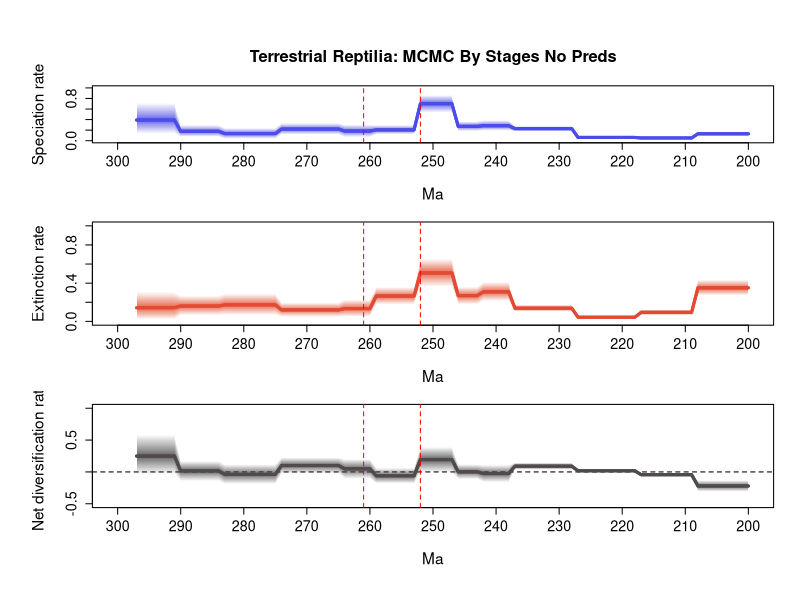

This chart was generated by the following R code:
# 1 files combined:
# 	C:\Users\SimoesLabAdmin\Documents\BDNN_Arielli\reptilia\mcmc_fixshift_no_predictors\D_mcmc\combined_10_marginal_rates.log

# 95% HPDs calculated using code from Biopy (https://www.cs.auckland.ac.nz/~yhel002/biopy/)

######### CHANGE PATHS TO YOUR OWN FILES #########
pdf(file='C:/Users/SimoesLabAdmin/Documents/BDNN_Arielli/updated_occurrence_analyses/model_1/reptilia_terr/combined_9_marginal_rates_RTT_final.pdf',width=8, height=10.8)
par(mfrow=c(3,1), cex.main=1.7, cex.lab=1.4, cex.axis=1.3,
    mgp=c(3.5, 1, 0),      # distance of axis labels from plot, increase first value to move y axis label further out
    oma=c(2, 2, 2, 0))     # outer margins for the entire figure

library(scales)
plot_RTT <- function (age,hpd_M,hpd_m,mean_m,color){
    N=100
    beta=(1:(N-1))/N
    alpha_shape=0.25
    cat=1-(beta^(1./alpha_shape))
    for (i in 1:(N-1)){
        trans= 1/N + 2/N
        polygon(c(age, rev(age)), c(hpd_M-((hpd_M-mean_m)*cat[i]), rev(hpd_m+((mean_m-hpd_m)*cat[i]))), col = alpha(color,trans), border = NA)
    }
    lines(rev(age), rev(mean_m), col = color, lwd=3)
}

######### ADD YOUR OWN DATA HERE #########
L_hpd_m95=c(NA, NA,NA,NA,NA,NA,NA,NA,NA,NA,NA,NA,NA,NA,NA,NA,NA,NA,NA,NA,NA,NA,NA,NA,NA,NA,NA,NA,NA,NA,NA,NA,NA,NA,NA,NA,NA,NA,NA,NA,NA,NA,NA,NA,NA,NA,NA,NA,NA,NA,NA,NA,NA,NA,NA,NA,NA,NA,NA,NA,NA,NA,NA,NA,NA,NA,NA,NA,NA,NA,NA,NA,NA,NA,NA,NA,NA,NA,NA,NA,NA,NA,NA,NA,NA,NA,NA,NA,NA,NA,NA,NA,NA,NA,NA,NA,NA,NA,NA,NA,NA,NA,NA,NA,NA,NA,NA,NA,NA,NA,NA,NA,NA,NA,NA,NA,NA,NA,NA,NA,NA,NA,NA,NA,NA,NA,NA,NA,NA,NA,NA,NA,NA,NA,NA,NA,NA,NA,NA,NA,NA,NA,NA,NA,NA,NA,NA,NA,NA,NA,NA,NA,NA,NA,NA,NA,NA,NA,NA,NA,NA,NA,NA,NA,NA,NA,NA,NA,NA,NA,NA,NA,NA,NA,NA,NA,NA,NA,NA,NA,NA,NA,NA,NA,NA,NA,NA,NA,NA,NA,NA,NA,NA,NA,NA,NA,NA,NA,NA,NA,0.086023,0.086023,0.086023,0.086023,0.086023,0.086023,0.086023,0.086023,0.086023,0.031698,0.031698,0.031698,0.031698,0.031698,0.031698,0.031698,0.031698,0.031698,0.041806,0.041806,0.041806,0.041806,0.041806,0.041806,0.041806,0.041806,0.041806,0.041806,0.177779,0.177779,0.177779,0.177779,0.177779,0.177779,0.177779,0.177779,0.177779,0.177779,0.18818,0.18818,0.18818,0.18818,0.18818,0.180817,0.180817,0.180817,0.180817,0.531938,0.531938,0.531938,0.531938,0.531938,0.531938,0.120199,0.120199,0.120199,0.120199,0.120199,0.120199,0.120199,0.064854,0.064854,0.064854,0.064854,0.064854,0.115763,0.115763,0.115763,0.115763,0.115763,0.115763,0.115763,0.115763,0.115763,0.115763,0.03628,0.03628,0.03628,0.03628,0.03628,0.03628,0.03628,0.03628,0.03628,0.071736,0.071736,0.071736,0.071736,0.071736,0.071736,0.071736,0.126809,0.126809,0.126809,0.126809,0.126809,0.126809,0.126809)
L_hpd_M95=c(NA, NA,NA,NA,NA,NA,NA,NA,NA,NA,NA,NA,NA,NA,NA,NA,NA,NA,NA,NA,NA,NA,NA,NA,NA,NA,NA,NA,NA,NA,NA,NA,NA,NA,NA,NA,NA,NA,NA,NA,NA,NA,NA,NA,NA,NA,NA,NA,NA,NA,NA,NA,NA,NA,NA,NA,NA,NA,NA,NA,NA,NA,NA,NA,NA,NA,NA,NA,NA,NA,NA,NA,NA,NA,NA,NA,NA,NA,NA,NA,NA,NA,NA,NA,NA,NA,NA,NA,NA,NA,NA,NA,NA,NA,NA,NA,NA,NA,NA,NA,NA,NA,NA,NA,NA,NA,NA,NA,NA,NA,NA,NA,NA,NA,NA,NA,NA,NA,NA,NA,NA,NA,NA,NA,NA,NA,NA,NA,NA,NA,NA,NA,NA,NA,NA,NA,NA,NA,NA,NA,NA,NA,NA,NA,NA,NA,NA,NA,NA,NA,NA,NA,NA,NA,NA,NA,NA,NA,NA,NA,NA,NA,NA,NA,NA,NA,NA,NA,NA,NA,NA,NA,NA,NA,NA,NA,NA,NA,NA,NA,NA,NA,NA,NA,NA,NA,NA,NA,NA,NA,NA,NA,NA,NA,NA,NA,NA,NA,NA,NA,0.177356,0.177356,0.177356,0.177356,0.177356,0.177356,0.177356,0.177356,0.177356,0.07202,0.07202,0.07202,0.07202,0.07202,0.07202,0.07202,0.07202,0.07202,0.081715,0.081715,0.081715,0.081715,0.081715,0.081715,0.081715,0.081715,0.081715,0.081715,0.277803,0.277803,0.277803,0.277803,0.277803,0.277803,0.277803,0.277803,0.277803,0.277803,0.389571,0.389571,0.389571,0.389571,0.389571,0.367219,0.367219,0.367219,0.367219,0.866606,0.866606,0.866606,0.866606,0.866606,0.866606,0.297348,0.297348,0.297348,0.297348,0.297348,0.297348,0.297348,0.304236,0.304236,0.304236,0.304236,0.304236,0.335365,0.335365,0.335365,0.335365,0.335365,0.335365,0.335365,0.335365,0.335365,0.335365,0.242516,0.242516,0.242516,0.242516,0.242516,0.242516,0.242516,0.242516,0.242516,0.297195,0.297195,0.297195,0.297195,0.297195,0.297195,0.297195,0.720715,0.720715,0.720715,0.720715,0.720715,0.720715,0.720715)
M_hpd_m95=c(NA, NA,NA,NA,NA,NA,NA,NA,NA,NA,NA,NA,NA,NA,NA,NA,NA,NA,NA,NA,NA,NA,NA,NA,NA,NA,NA,NA,NA,NA,NA,NA,NA,NA,NA,NA,NA,NA,NA,NA,NA,NA,NA,NA,NA,NA,NA,NA,NA,NA,NA,NA,NA,NA,NA,NA,NA,NA,NA,NA,NA,NA,NA,NA,NA,NA,NA,NA,NA,NA,NA,NA,NA,NA,NA,NA,NA,NA,NA,NA,NA,NA,NA,NA,NA,NA,NA,NA,NA,NA,NA,NA,NA,NA,NA,NA,NA,NA,NA,NA,NA,NA,NA,NA,NA,NA,NA,NA,NA,NA,NA,NA,NA,NA,NA,NA,NA,NA,NA,NA,NA,NA,NA,NA,NA,NA,NA,NA,NA,NA,NA,NA,NA,NA,NA,NA,NA,NA,NA,NA,NA,NA,NA,NA,NA,NA,NA,NA,NA,NA,NA,NA,NA,NA,NA,NA,NA,NA,NA,NA,NA,NA,NA,NA,NA,NA,NA,NA,NA,NA,NA,NA,NA,NA,NA,NA,NA,NA,NA,NA,NA,NA,NA,NA,NA,NA,NA,NA,NA,NA,NA,NA,NA,NA,NA,NA,NA,NA,NA,NA,0.269137,0.269137,0.269137,0.269137,0.269137,0.269137,0.269137,0.269137,0.269137,0.063907,0.063907,0.063907,0.063907,0.063907,0.063907,0.063907,0.063907,0.063907,0.027898,0.027898,0.027898,0.027898,0.027898,0.027898,0.027898,0.027898,0.027898,0.027898,0.103791,0.103791,0.103791,0.103791,0.103791,0.103791,0.103791,0.103791,0.103791,0.103791,0.211741,0.211741,0.211741,0.211741,0.211741,0.177226,0.177226,0.177226,0.177226,0.363503,0.363503,0.363503,0.363503,0.363503,0.363503,0.175673,0.175673,0.175673,0.175673,0.175673,0.175673,0.175673,0.04784,0.04784,0.04784,0.04784,0.04784,0.047503,0.047503,0.047503,0.047503,0.047503,0.047503,0.047503,0.047503,0.047503,0.047503,0.064549,0.064549,0.064549,0.064549,0.064549,0.064549,0.064549,0.064549,0.064549,0.063333,0.063333,0.063333,0.063333,0.063333,0.063333,0.063333,0.017856,0.017856,0.017856,0.017856,0.017856,0.017856,0.017856)
M_hpd_M95=c(NA, NA,NA,NA,NA,NA,NA,NA,NA,NA,NA,NA,NA,NA,NA,NA,NA,NA,NA,NA,NA,NA,NA,NA,NA,NA,NA,NA,NA,NA,NA,NA,NA,NA,NA,NA,NA,NA,NA,NA,NA,NA,NA,NA,NA,NA,NA,NA,NA,NA,NA,NA,NA,NA,NA,NA,NA,NA,NA,NA,NA,NA,NA,NA,NA,NA,NA,NA,NA,NA,NA,NA,NA,NA,NA,NA,NA,NA,NA,NA,NA,NA,NA,NA,NA,NA,NA,NA,NA,NA,NA,NA,NA,NA,NA,NA,NA,NA,NA,NA,NA,NA,NA,NA,NA,NA,NA,NA,NA,NA,NA,NA,NA,NA,NA,NA,NA,NA,NA,NA,NA,NA,NA,NA,NA,NA,NA,NA,NA,NA,NA,NA,NA,NA,NA,NA,NA,NA,NA,NA,NA,NA,NA,NA,NA,NA,NA,NA,NA,NA,NA,NA,NA,NA,NA,NA,NA,NA,NA,NA,NA,NA,NA,NA,NA,NA,NA,NA,NA,NA,NA,NA,NA,NA,NA,NA,NA,NA,NA,NA,NA,NA,NA,NA,NA,NA,NA,NA,NA,NA,NA,NA,NA,NA,NA,NA,NA,NA,NA,NA,0.437642,0.437642,0.437642,0.437642,0.437642,0.437642,0.437642,0.437642,0.437642,0.125424,0.125424,0.125424,0.125424,0.125424,0.125424,0.125424,0.125424,0.125424,0.060165,0.060165,0.060165,0.060165,0.060165,0.060165,0.060165,0.060165,0.060165,0.060165,0.174827,0.174827,0.174827,0.174827,0.174827,0.174827,0.174827,0.174827,0.174827,0.174827,0.413481,0.413481,0.413481,0.413481,0.413481,0.364088,0.364088,0.364088,0.364088,0.657331,0.657331,0.657331,0.657331,0.657331,0.657331,0.359189,0.359189,0.359189,0.359189,0.359189,0.359189,0.359189,0.228924,0.228924,0.228924,0.228924,0.228924,0.198082,0.198082,0.198082,0.198082,0.198082,0.198082,0.198082,0.198082,0.198082,0.198082,0.292458,0.292458,0.292458,0.292458,0.292458,0.292458,0.292458,0.292458,0.292458,0.270405,0.270405,0.270405,0.270405,0.270405,0.270405,0.270405,0.311137,0.311137,0.311137,0.311137,0.311137,0.311137,0.311137)
R_hpd_m95=c(NA, NA,NA,NA,NA,NA,NA,NA,NA,NA,NA,NA,NA,NA,NA,NA,NA,NA,NA,NA,NA,NA,NA,NA,NA,NA,NA,NA,NA,NA,NA,NA,NA,NA,NA,NA,NA,NA,NA,NA,NA,NA,NA,NA,NA,NA,NA,NA,NA,NA,NA,NA,NA,NA,NA,NA,NA,NA,NA,NA,NA,NA,NA,NA,NA,NA,NA,NA,NA,NA,NA,NA,NA,NA,NA,NA,NA,NA,NA,NA,NA,NA,NA,NA,NA,NA,NA,NA,NA,NA,NA,NA,NA,NA,NA,NA,NA,NA,NA,NA,NA,NA,NA,NA,NA,NA,NA,NA,NA,NA,NA,NA,NA,NA,NA,NA,NA,NA,NA,NA,NA,NA,NA,NA,NA,NA,NA,NA,NA,NA,NA,NA,NA,NA,NA,NA,NA,NA,NA,NA,NA,NA,NA,NA,NA,NA,NA,NA,NA,NA,NA,NA,NA,NA,NA,NA,NA,NA,NA,NA,NA,NA,NA,NA,NA,NA,NA,NA,NA,NA,NA,NA,NA,NA,NA,NA,NA,NA,NA,NA,NA,NA,NA,NA,NA,NA,NA,NA,NA,NA,NA,NA,NA,NA,NA,NA,NA,NA,NA,NA,-0.308983,-0.308983,-0.308983,-0.308983,-0.308983,-0.308983,-0.308983,-0.308983,-0.308983,-0.075111,-0.075111,-0.075111,-0.075111,-0.075111,-0.075111,-0.075111,-0.075111,-0.075111,-0.007327,-0.007327,-0.007327,-0.007327,-0.007327,-0.007327,-0.007327,-0.007327,-0.007327,-0.007327,0.034581,0.034581,0.034581,0.034581,0.034581,0.034581,0.034581,0.034581,0.034581,0.034581,-0.161469,-0.161469,-0.161469,-0.161469,-0.161469,-0.113172,-0.113172,-0.113172,-0.113172,-0.013342,-0.013342,-0.013342,-0.013342,-0.013342,-0.013342,-0.184242,-0.184242,-0.184242,-0.184242,-0.184242,-0.184242,-0.184242,-0.107005,-0.107005,-0.107005,-0.107005,-0.107005,-0.026105,-0.026105,-0.026105,-0.026105,-0.026105,-0.026105,-0.026105,-0.026105,-0.026105,-0.026105,-0.193618,-0.193618,-0.193618,-0.193618,-0.193618,-0.193618,-0.193618,-0.193618,-0.193618,-0.143625,-0.143625,-0.143625,-0.143625,-0.143625,-0.143625,-0.143625,-0.042615,-0.042615,-0.042615,-0.042615,-0.042615,-0.042615,-0.042615)
R_hpd_M95=c(NA, NA,NA,NA,NA,NA,NA,NA,NA,NA,NA,NA,NA,NA,NA,NA,NA,NA,NA,NA,NA,NA,NA,NA,NA,NA,NA,NA,NA,NA,NA,NA,NA,NA,NA,NA,NA,NA,NA,NA,NA,NA,NA,NA,NA,NA,NA,NA,NA,NA,NA,NA,NA,NA,NA,NA,NA,NA,NA,NA,NA,NA,NA,NA,NA,NA,NA,NA,NA,NA,NA,NA,NA,NA,NA,NA,NA,NA,NA,NA,NA,NA,NA,NA,NA,NA,NA,NA,NA,NA,NA,NA,NA,NA,NA,NA,NA,NA,NA,NA,NA,NA,NA,NA,NA,NA,NA,NA,NA,NA,NA,NA,NA,NA,NA,NA,NA,NA,NA,NA,NA,NA,NA,NA,NA,NA,NA,NA,NA,NA,NA,NA,NA,NA,NA,NA,NA,NA,NA,NA,NA,NA,NA,NA,NA,NA,NA,NA,NA,NA,NA,NA,NA,NA,NA,NA,NA,NA,NA,NA,NA,NA,NA,NA,NA,NA,NA,NA,NA,NA,NA,NA,NA,NA,NA,NA,NA,NA,NA,NA,NA,NA,NA,NA,NA,NA,NA,NA,NA,NA,NA,NA,NA,NA,NA,NA,NA,NA,NA,NA,-0.1278,-0.1278,-0.1278,-0.1278,-0.1278,-0.1278,-0.1278,-0.1278,-0.1278,-0.010111,-0.010111,-0.010111,-0.010111,-0.010111,-0.010111,-0.010111,-0.010111,-0.010111,0.043354,0.043354,0.043354,0.043354,0.043354,0.043354,0.043354,0.043354,0.043354,0.043354,0.1467,0.1467,0.1467,0.1467,0.1467,0.1467,0.1467,0.1467,0.1467,0.1467,0.11254,0.11254,0.11254,0.11254,0.11254,0.121714,0.121714,0.121714,0.121714,0.397128,0.397128,0.397128,0.397128,0.397128,0.397128,0.064859,0.064859,0.064859,0.064859,0.064859,0.064859,0.064859,0.207137,0.207137,0.207137,0.207137,0.207137,0.229331,0.229331,0.229331,0.229331,0.229331,0.229331,0.229331,0.229331,0.229331,0.229331,0.122802,0.122802,0.122802,0.122802,0.122802,0.122802,0.122802,0.122802,0.122802,0.175628,0.175628,0.175628,0.175628,0.175628,0.175628,0.175628,0.590219,0.590219,0.590219,0.590219,0.590219,0.590219,0.590219)
L_mean=c(NA, NA,NA,NA,NA,NA,NA,NA,NA,NA,NA,NA,NA,NA,NA,NA,NA,NA,NA,NA,NA,NA,NA,NA,NA,NA,NA,NA,NA,NA,NA,NA,NA,NA,NA,NA,NA,NA,NA,NA,NA,NA,NA,NA,NA,NA,NA,NA,NA,NA,NA,NA,NA,NA,NA,NA,NA,NA,NA,NA,NA,NA,NA,NA,NA,NA,NA,NA,NA,NA,NA,NA,NA,NA,NA,NA,NA,NA,NA,NA,NA,NA,NA,NA,NA,NA,NA,NA,NA,NA,NA,NA,NA,NA,NA,NA,NA,NA,NA,NA,NA,NA,NA,NA,NA,NA,NA,NA,NA,NA,NA,NA,NA,NA,NA,NA,NA,NA,NA,NA,NA,NA,NA,NA,NA,NA,NA,NA,NA,NA,NA,NA,NA,NA,NA,NA,NA,NA,NA,NA,NA,NA,NA,NA,NA,NA,NA,NA,NA,NA,NA,NA,NA,NA,NA,NA,NA,NA,NA,NA,NA,NA,NA,NA,NA,NA,NA,NA,NA,NA,NA,NA,NA,NA,NA,NA,NA,NA,NA,NA,NA,NA,NA,NA,NA,NA,NA,NA,NA,NA,NA,NA,NA,NA,NA,NA,NA,NA,NA,NA,0.130637889790123,0.130637889790123,0.130637889790123,0.130637889790123,0.130637889790123,0.130637889790123,0.130637889790123,0.130637889790123,0.130637889790123,0.051272145209877,0.051272145209877,0.051272145209877,0.051272145209877,0.051272145209877,0.051272145209877,0.051272145209877,0.051272145209877,0.051272145209877,0.061151621567901,0.061151621567901,0.061151621567901,0.061151621567901,0.061151621567901,0.061151621567901,0.061151621567901,0.061151621567901,0.061151621567901,0.061151621567901,0.228070120222222,0.228070120222222,0.228070120222222,0.228070120222222,0.228070120222222,0.228070120222222,0.228070120222222,0.228070120222222,0.228070120222222,0.228070120222222,0.283924836617284,0.283924836617284,0.283924836617284,0.283924836617284,0.283924836617284,0.270871061407407,0.270871061407407,0.270871061407407,0.270871061407407,0.700569904975309,0.700569904975309,0.700569904975309,0.700569904975309,0.700569904975309,0.700569904975309,0.204809936518519,0.204809936518519,0.204809936518519,0.204809936518519,0.204809936518519,0.204809936518519,0.204809936518519,0.183121371419753,0.183121371419753,0.183121371419753,0.183121371419753,0.183121371419753,0.221096387296296,0.221096387296296,0.221096387296296,0.221096387296296,0.221096387296296,0.221096387296296,0.221096387296296,0.221096387296296,0.221096387296296,0.221096387296296,0.134383189444444,0.134383189444444,0.134383189444444,0.134383189444444,0.134383189444444,0.134383189444444,0.134383189444444,0.134383189444444,0.134383189444444,0.17774286362963,0.17774286362963,0.17774286362963,0.17774286362963,0.17774286362963,0.17774286362963,0.17774286362963,0.391771910135803,0.391771910135803,0.391771910135803,0.391771910135803,0.391771910135803,0.391771910135803,0.391771910135803)
M_mean=c(NA, NA,NA,NA,NA,NA,NA,NA,NA,NA,NA,NA,NA,NA,NA,NA,NA,NA,NA,NA,NA,NA,NA,NA,NA,NA,NA,NA,NA,NA,NA,NA,NA,NA,NA,NA,NA,NA,NA,NA,NA,NA,NA,NA,NA,NA,NA,NA,NA,NA,NA,NA,NA,NA,NA,NA,NA,NA,NA,NA,NA,NA,NA,NA,NA,NA,NA,NA,NA,NA,NA,NA,NA,NA,NA,NA,NA,NA,NA,NA,NA,NA,NA,NA,NA,NA,NA,NA,NA,NA,NA,NA,NA,NA,NA,NA,NA,NA,NA,NA,NA,NA,NA,NA,NA,NA,NA,NA,NA,NA,NA,NA,NA,NA,NA,NA,NA,NA,NA,NA,NA,NA,NA,NA,NA,NA,NA,NA,NA,NA,NA,NA,NA,NA,NA,NA,NA,NA,NA,NA,NA,NA,NA,NA,NA,NA,NA,NA,NA,NA,NA,NA,NA,NA,NA,NA,NA,NA,NA,NA,NA,NA,NA,NA,NA,NA,NA,NA,NA,NA,NA,NA,NA,NA,NA,NA,NA,NA,NA,NA,NA,NA,NA,NA,NA,NA,NA,NA,NA,NA,NA,NA,NA,NA,NA,NA,NA,NA,NA,NA,0.351122994407407,0.351122994407407,0.351122994407407,0.351122994407407,0.351122994407407,0.351122994407407,0.351122994407407,0.351122994407407,0.351122994407407,0.094572237012346,0.094572237012346,0.094572237012346,0.094572237012346,0.094572237012346,0.094572237012346,0.094572237012346,0.094572237012346,0.094572237012346,0.043316108592593,0.043316108592593,0.043316108592593,0.043316108592593,0.043316108592593,0.043316108592593,0.043316108592593,0.043316108592593,0.043316108592593,0.043316108592593,0.137933050580247,0.137933050580247,0.137933050580247,0.137933050580247,0.137933050580247,0.137933050580247,0.137933050580247,0.137933050580247,0.137933050580247,0.137933050580247,0.309156883345679,0.309156883345679,0.309156883345679,0.309156883345679,0.309156883345679,0.269587129617284,0.269587129617284,0.269587129617284,0.269587129617284,0.506797689308642,0.506797689308642,0.506797689308642,0.506797689308642,0.506797689308642,0.506797689308642,0.265285202172839,0.265285202172839,0.265285202172839,0.265285202172839,0.265285202172839,0.265285202172839,0.265285202172839,0.133955508061728,0.133955508061728,0.133955508061728,0.133955508061728,0.133955508061728,0.120030306975309,0.120030306975309,0.120030306975309,0.120030306975309,0.120030306975309,0.120030306975309,0.120030306975309,0.120030306975309,0.120030306975309,0.120030306975309,0.17228962217284,0.17228962217284,0.17228962217284,0.17228962217284,0.17228962217284,0.17228962217284,0.17228962217284,0.17228962217284,0.17228962217284,0.160674216148148,0.160674216148148,0.160674216148148,0.160674216148148,0.160674216148148,0.160674216148148,0.160674216148148,0.143232290530864,0.143232290530864,0.143232290530864,0.143232290530864,0.143232290530864,0.143232290530864,0.143232290530864)
R_mean=c(NA, NA,NA,NA,NA,NA,NA,NA,NA,NA,NA,NA,NA,NA,NA,NA,NA,NA,NA,NA,NA,NA,NA,NA,NA,NA,NA,NA,NA,NA,NA,NA,NA,NA,NA,NA,NA,NA,NA,NA,NA,NA,NA,NA,NA,NA,NA,NA,NA,NA,NA,NA,NA,NA,NA,NA,NA,NA,NA,NA,NA,NA,NA,NA,NA,NA,NA,NA,NA,NA,NA,NA,NA,NA,NA,NA,NA,NA,NA,NA,NA,NA,NA,NA,NA,NA,NA,NA,NA,NA,NA,NA,NA,NA,NA,NA,NA,NA,NA,NA,NA,NA,NA,NA,NA,NA,NA,NA,NA,NA,NA,NA,NA,NA,NA,NA,NA,NA,NA,NA,NA,NA,NA,NA,NA,NA,NA,NA,NA,NA,NA,NA,NA,NA,NA,NA,NA,NA,NA,NA,NA,NA,NA,NA,NA,NA,NA,NA,NA,NA,NA,NA,NA,NA,NA,NA,NA,NA,NA,NA,NA,NA,NA,NA,NA,NA,NA,NA,NA,NA,NA,NA,NA,NA,NA,NA,NA,NA,NA,NA,NA,NA,NA,NA,NA,NA,NA,NA,NA,NA,NA,NA,NA,NA,NA,NA,NA,NA,NA,NA,-0.220485103345679,-0.220485103345679,-0.220485103345679,-0.220485103345679,-0.220485103345679,-0.220485103345679,-0.220485103345679,-0.220485103345679,-0.220485103345679,-0.04330009208642,-0.04330009208642,-0.04330009208642,-0.04330009208642,-0.04330009208642,-0.04330009208642,-0.04330009208642,-0.04330009208642,-0.04330009208642,0.017835515493827,0.017835515493827,0.017835515493827,0.017835515493827,0.017835515493827,0.017835515493827,0.017835515493827,0.017835515493827,0.017835515493827,0.017835515493827,0.090137070901235,0.090137070901235,0.090137070901235,0.090137070901235,0.090137070901235,0.090137070901235,0.090137070901235,0.090137070901235,0.090137070901235,0.090137070901235,-0.025232047222222,-0.025232047222222,-0.025232047222222,-0.025232047222222,-0.025232047222222,0.001283930098765,0.001283930098765,0.001283930098765,0.001283930098765,0.193772214864198,0.193772214864198,0.193772214864198,0.193772214864198,0.193772214864198,0.193772214864198,-0.060475266814815,-0.060475266814815,-0.060475266814815,-0.060475266814815,-0.060475266814815,-0.060475266814815,-0.060475266814815,0.049165862037037,0.049165862037037,0.049165862037037,0.049165862037037,0.049165862037037,0.10106608037037,0.10106608037037,0.10106608037037,0.10106608037037,0.10106608037037,0.10106608037037,0.10106608037037,0.10106608037037,0.10106608037037,0.10106608037037,-0.037906432716049,-0.037906432716049,-0.037906432716049,-0.037906432716049,-0.037906432716049,-0.037906432716049,-0.037906432716049,-0.037906432716049,-0.037906432716049,0.017068645925926,0.017068645925926,0.017068645925926,0.017068645925926,0.017068645925926,0.017068645925926,0.017068645925926,0.248539623432099,0.248539623432099,0.248539623432099,0.248539623432099,0.248539623432099,0.248539623432099,0.248539623432099)
trans=0.5
age=(0:(298-1))* -1
# Calculate positions for the mass extinction events
perm_trias_extinction = -252 # End-Permian mass extinction (252 Ma)
guadalupian_extinction = -261 # Guadalupian extinction (261 Ma)

# Define custom tick positions at 10 MY intervals
x_ticks <- seq(-300, -200, by=10)
x_tick_labels <- abs(x_ticks)

# First plot: Speciation rate
par(mar=c(5, 5, 4.5, 2))  # bottom, left, top, right margins
plot(age, age, type='n', ylim=c(0, 1), xlim=c(-300, -200), # Changed xlim to -300, -200, from auto-generated values 
################################ CHANGE TITLE BELOW
     ylab='Speciation rate', xlab='Ma', main='Terrestrial Reptilia: MCMC By Stages No Preds', 
     xaxt='n', cex.main=1.5, cex.lab=1.4, cex.axis=1.3) # xaxt removes default x axis
axis(1, at=x_ticks, labels=x_tick_labels, cex.axis=1.3) # Custom x-axis with 10MY interval ticks
plot_RTT(age, L_hpd_M95, L_hpd_m95, L_mean, "#4c4cec")
lines(rev(age), rev(L_mean), col="#4c4cec", lwd=3)

# Add vertical lines for mass extinction events
abline(v=perm_trias_extinction, col="red", lty=2) 
abline(v=guadalupian_extinction, col="red", lty=2)

# Second plot: Extinction rate
par(mar=c(5, 5, 1, 2))  # bottom, left, top, right margins. Reduced top margin to 2.5 (from 4.5)
plot(age, age, type='n', ylim=c(0, 1), xlim=c(-300, -200), # Changed xlim to -300, -200, from auto-generated values 
     ylab='Extinction rate', xlab='Ma',
     xaxt='n', cex.main=1.5, cex.lab=1.4, cex.axis=1.3) # xaxt removes default x axis
axis(1, at=x_ticks, labels=x_tick_labels, cex.axis=1.3) # Custom x-axis with 10MY interval ticks

plot_RTT(age, M_hpd_M95, M_hpd_m95, M_mean, "#e34a33")
lines(rev(age), rev(M_mean), col="#e34a33", lwd=3)

# Add vertical lines for mass extinction events
abline(v=perm_trias_extinction, col="red", lty=2)
abline(v=guadalupian_extinction, col="red", lty=2)


# Third plot: Net diversification rate
par(mar=c(5, 5, 1, 2))  # bottom, left, top, right margins. Reduced top margin to 2.5 (from 4.5)
plot(age, age, type='n', ylim=c(-0.5, 1), xlim=c(-300, -200), # Changed xlim to -300, -200, from auto-generated values
     ylab='Net diversification rate', xlab='Ma',
     xaxt='n', cex.main=1.5, cex.lab=1.4, cex.axis=1.3) # xaxt removes default x axis
axis(1, at=x_ticks, labels=x_tick_labels, cex.axis=1.3) # Custom x-axis with 10MY interval ticks

abline(h=0, lty=2, col="black")
plot_RTT(age, R_hpd_M95, R_hpd_m95, R_mean, "#504A4B")
lines(rev(age), rev(R_mean), col="#504A4B", lwd=3)

# Add vertical lines for mass extinction events
abline(v=perm_trias_extinction, col="red", lty=2)
abline(v=guadalupian_extinction, col="red", lty=2)

dev.off()
